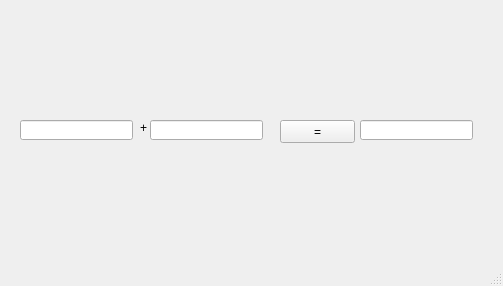
<?xml version="1.0" encoding="UTF-8"?>
<ui version="4.0">
 <class>MainWindow</class>
 <widget class="QMainWindow" name="MainWindow">
  <property name="geometry">
   <rect>
    <x>0</x>
    <y>0</y>
    <width>503</width>
    <height>286</height>
   </rect>
  </property>
  <property name="windowTitle">
   <string>MainWindow</string>
  </property>
  <widget class="QWidget" name="centralwidget">
   <widget class="QPushButton" name="pb">
    <property name="geometry">
     <rect>
      <x>280</x>
      <y>120</y>
      <width>75</width>
      <height>23</height>
     </rect>
    </property>
    <property name="text">
     <string>=</string>
    </property>
   </widget>
   <widget class="QLineEdit" name="le1">
    <property name="geometry">
     <rect>
      <x>20</x>
      <y>120</y>
      <width>113</width>
      <height>20</height>
     </rect>
    </property>
   </widget>
   <widget class="QLineEdit" name="le2">
    <property name="geometry">
     <rect>
      <x>150</x>
      <y>120</y>
      <width>113</width>
      <height>20</height>
     </rect>
    </property>
   </widget>
   <widget class="QLineEdit" name="le3">
    <property name="geometry">
     <rect>
      <x>360</x>
      <y>120</y>
      <width>113</width>
      <height>20</height>
     </rect>
    </property>
   </widget>
   <widget class="QLabel" name="lb">
    <property name="geometry">
     <rect>
      <x>140</x>
      <y>120</y>
      <width>21</width>
      <height>16</height>
     </rect>
    </property>
    <property name="text">
     <string>+</string>
    </property>
   </widget>
  </widget>
  <widget class="QMenuBar" name="menubar">
   <property name="geometry">
    <rect>
     <x>0</x>
     <y>0</y>
     <width>503</width>
     <height>21</height>
    </rect>
   </property>
  </widget>
  <widget class="QStatusBar" name="statusbar"/>
 </widget>
 <resources/>
 <connections/>
</ui>
